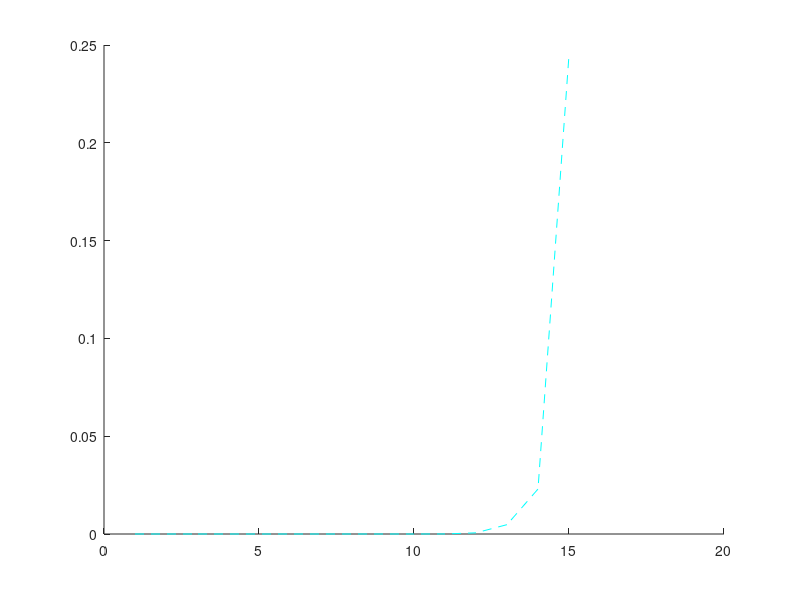

Reproduce this figure in MATLAB.
clear all;
hold on;
k_k = 12;
for i = 1:k_k
 j1(i,i) = rand(1);
end
s1= orth(rand(k_k));
A = s1*j1*(s1');
X = rand(k_k,1);
B = A*X;
for i = 1:15
 [s,j] = eig(A);
 s = s1;
 j = j1;
 j(1,1) = j(1,1) * 10^i;
 T = s * j * s';
 BL = T*X;
 C = chol(T);
 X3 = inv(C) * inv(C') * BL;
 pogrCh(i) = norm(X3 - X) / norm(X);
end
plot((pogrCh), 'LineStyle',"--","Color","cyan");
